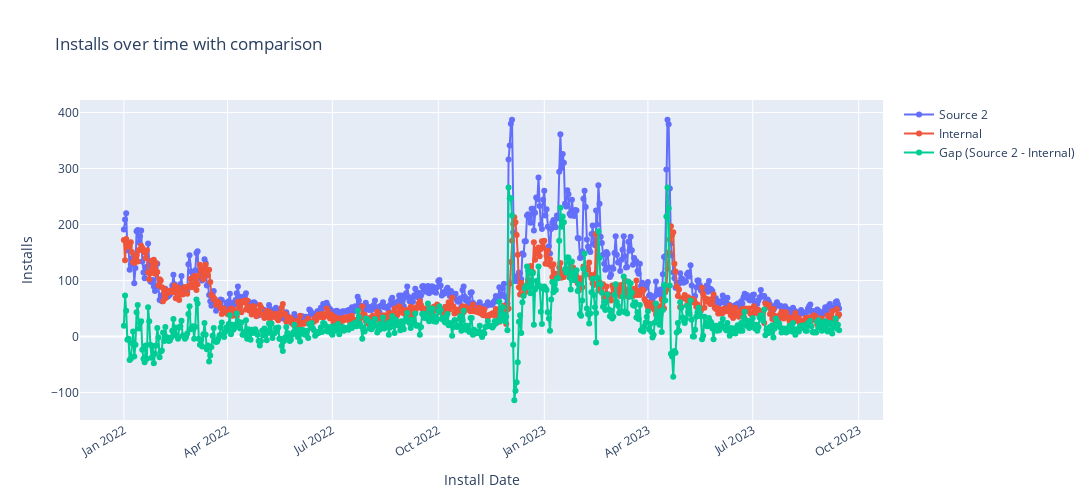

Here is the notebook cell this chart was saved with:
### Code cell
import plotly.graph_objects as go

# Вычислим разницу
df_compare['gap'] = df_compare['installs'] - df_compare['installs_main']

fig = go.Figure()

# Source 2
fig.add_trace(go.Scatter(
    x=df_compare['install_date'],
    y=df_compare['installs'],
    mode='lines+markers',
    name='Source 2',
    hovertemplate='Source 2: %{y}<br>Date: %{x}<extra></extra>'
))

# Internal
fig.add_trace(go.Scatter(
    x=df_compare['install_date'],
    y=df_compare['installs_main'],
    mode='lines+markers',
    name='Internal',
    hovertemplate='Internal: %{y}<br>Date: %{x}<extra></extra>'
))

# Gap (разница)
fig.add_trace(go.Scatter(
    x=df_compare['install_date'],
    y=df_compare['gap'],
    mode='lines+markers',
    name='Gap (Source 2 - Internal)',
    hovertemplate='Gap: %{y}<br>Date: %{x}<extra></extra>'
))

# Настройки графика
fig.update_layout(
    title='Installs over time with comparison',
    xaxis_title='Install Date',
    yaxis_title='Installs',
    xaxis=dict(tickangle=-30),
    width=2000,
    height=500,
    hovermode='x unified'  # показывает все значения в одной полоске при наведении
)

fig.show()

### Figure 1 — Plotly figure (JSON) as saved in the notebook; plotly's stock layout.template omitted (floating-point values rounded to 4 significant figures; data arrays with more than 128 entries replaced by an {"elided": "..."} marker saying what was removed)
{"data": [{"hovertemplate": "Source 2: %{y}<br>Date: %{x}<extra></extra>", "mode": "lines+markers", "name": "Source 2", "x": {"elided": "623 str values"}, "y": {"elided": "623 float values"}, "type": "scatter"}, {"hovertemplate": "Internal: %{y}<br>Date: %{x}<extra></extra>", "mode": "lines+markers", "name": "Internal", "x": {"elided": "623 str values"}, "y": {"elided": "623 int values"}, "type": "scatter"}, {"hovertemplate": "Gap: %{y}<br>Date: %{x}<extra></extra>", "mode": "lines+markers", "name": "Gap (Source 2 - Internal)", "x": {"elided": "623 str values"}, "y": {"elided": "623 float values"}, "type": "scatter"}], "layout": {"xaxis": {"title": {"text": "Install Date"}, "tickangle": -30}, "title": {"text": "Installs over time with comparison"}, "yaxis": {"title": {"text": "Installs"}}, "width": 2000, "height": 500, "hovermode": "x unified"}}
